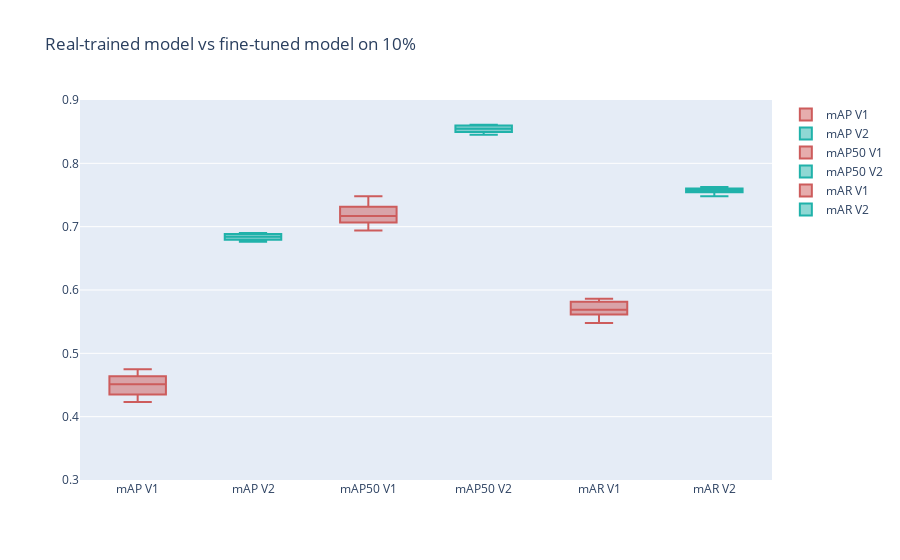

Write notebook code for a chart like this one.
### Code cell
fig = performance_plot(f"Real-trained model vs fine-tuned model on 10%", mean_ap_base, mean_ap_50_base, mean_ar_base, mean_ap_new, mean_ap_50_new, mean_ar_new, y_range=[0.3, 0.9])
fig.show()

### Figure 1 — Plotly figure (JSON) as saved in the notebook; plotly's stock layout.template omitted (floating-point values rounded to 4 significant figures)
{"data": [{"marker": {"color": "indianred"}, "name": "mAP V1", "type": "box", "y": [0.475, 0.46, 0.451, 0.423, 0.4391]}, {"marker": {"color": "lightseagreen"}, "name": "mAP V2", "type": "box", "y": [0.6839, 0.6762, 0.6802, 0.69, 0.6877]}, {"marker": {"color": "indianred"}, "name": "mAP50 V1", "type": "box", "y": [0.748, 0.726, 0.717, 0.694, 0.711]}, {"marker": {"color": "lightseagreen"}, "name": "mAP50 V2", "type": "box", "y": [0.8547, 0.8451, 0.8507, 0.8611, 0.8595]}, {"marker": {"color": "indianred"}, "name": "mAR V1", "type": "box", "y": [0.586, 0.58, 0.569, 0.548, 0.566]}, {"marker": {"color": "lightseagreen"}, "name": "mAR V2", "type": "box", "y": [0.7597, 0.7481, 0.7575, 0.7627, 0.7564]}], "layout": {"title": {"text": "Real-trained model vs fine-tuned model on 10%"}, "yaxis": {"range": [0.3, 0.9]}}}
